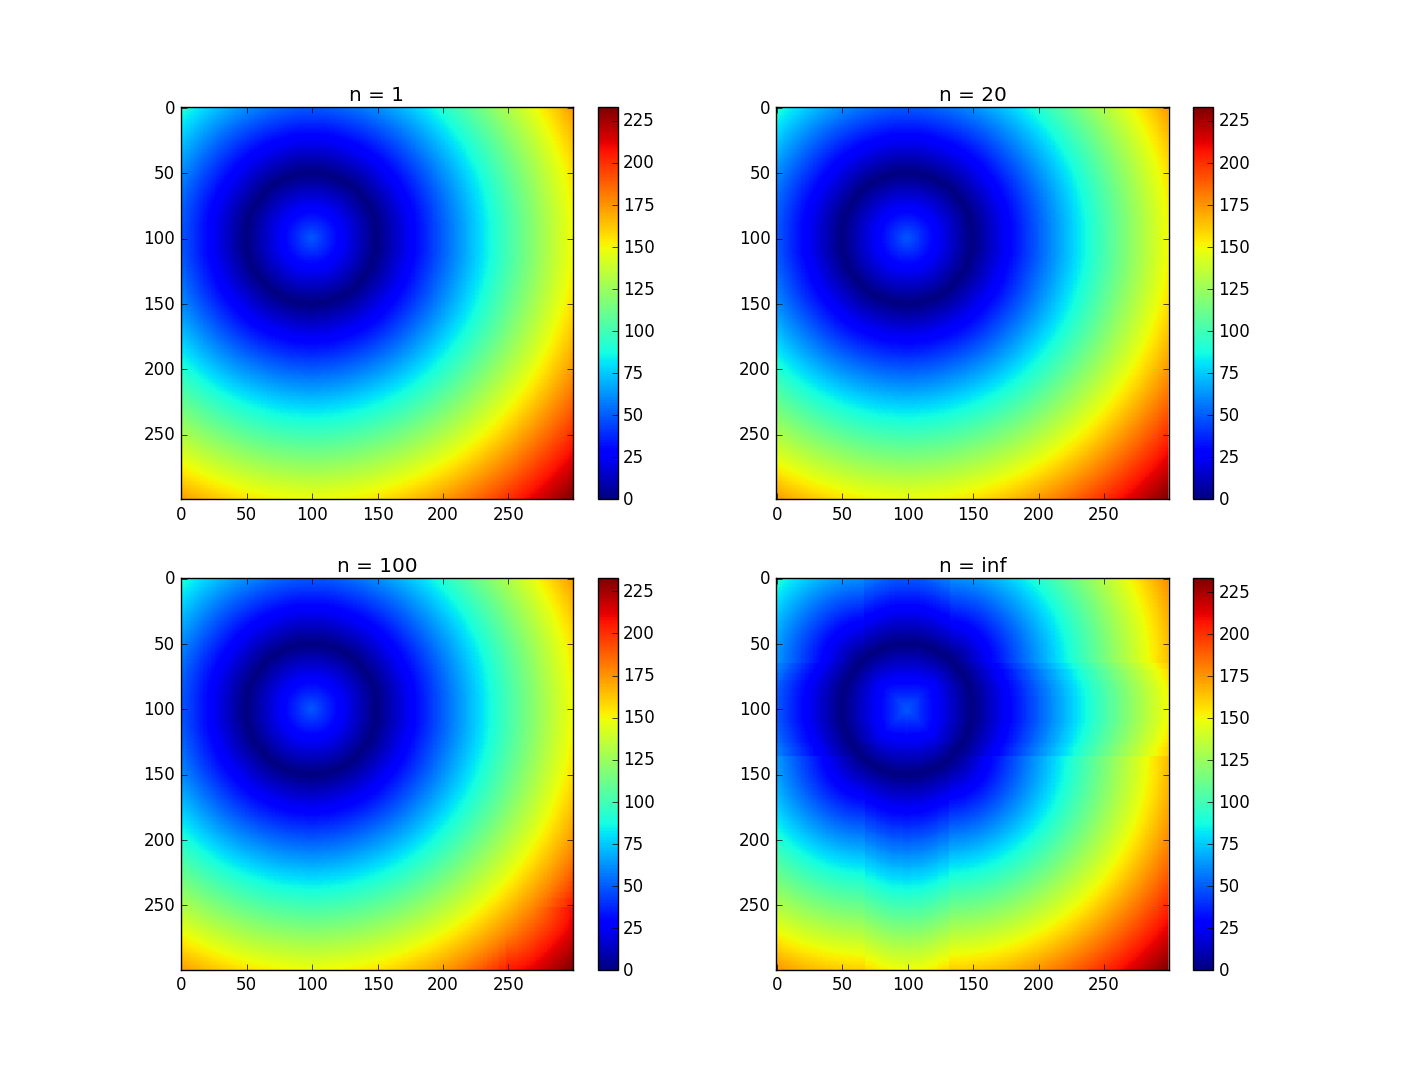

Python code for this plot:
import pyfmm
import matplotlib.pyplot as plt
import numpy as np

# Define a boundary resembling a circle
n = 300
my_mesh = np.zeros((n, n), dtype=np.bool)
xx = np.array(100 + 50 * np.cos(np.linspace(0, 2 * np.pi, 100)), dtype=np.int)
yy = np.array(100 + 50 * np.sin(np.linspace(0, 2 * np.pi, 100)), dtype=np.int)
my_mesh[xx, yy] = True

# Compute solution
solution_n1 = pyfmm.march(my_mesh, batch_size=1)
solution_n20 = pyfmm.march(my_mesh, batch_size=20)
solution_n100 = pyfmm.march(my_mesh, batch_size=100)
solution_ninf = pyfmm.march(my_mesh, batch_size=np.inf)

plt.subplot(2,2,1)
plt.title('n = 1')
plt.imshow(solution_n1[0], interpolation='None')
plt.colorbar()

plt.subplot(2,2,2)
plt.title('n = 20')
plt.imshow(solution_n20[0], interpolation='None')
plt.colorbar()

plt.subplot(2,2,3)
plt.title('n = 100')
plt.imshow(solution_n100[0], interpolation='None')
plt.colorbar()

plt.subplot(2,2,4)
plt.title('n = inf')
plt.imshow(solution_ninf[0], interpolation='None')
plt.colorbar()
plt.show()
